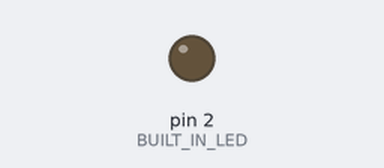
The sketch below on a simulated Arduino Uno, built with avr-gcc and run on an emulated ATmega328P. On the bench: output pins drawn as LEDs (lit = HIGH).

Above: at 0.5 s.
At 5.0 s:
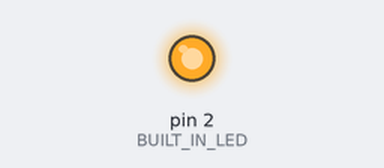
Timing chart, 0 to 6.9 s (numbered marks = the images above):
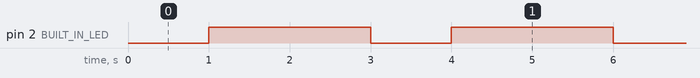

The sketch:

Ex1.ino
```cpp
/*
  IoT Workshop
  github.com/Sleepy105
  02/2017
  Ex1
*/

#define BUILT_IN_LED 2

void setup(){
  // Este código corre apenas uma vez, quando a placa é inicializada.
  pinMode(BUILT_IN_LED, OUTPUT);     // Inicialização do pin ligado ao LED da placa como um output
}


void loop(){
  // Este código corre repetidamente até a energia ser cortada à placa.

  digitalWrite(BUILT_IN_LED, LOW);   // Liga-se o LED (Sim, os pinos no ESP8266 ficam activos quando ligados à massa)

  delay(1000);                      // Espera-se um segundo
  digitalWrite(BUILT_IN_LED, HIGH);  // Desliga-se o LED ao aplicar a diferença de potêncial correspondente ao nível lógico HIGH (3.3V)
  delay(2000);                      // Esperam-se dois segundos
}
```

Measured:
- by itself, pin 2 (BUILT_IN_LED): alternates HIGH for 2.0 s and LOW for 1.0 s
